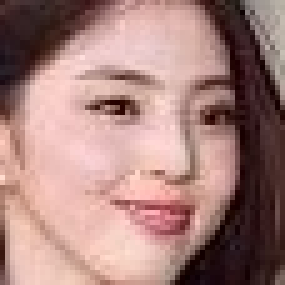
#> input picture results/cut1.jpg, 57 x 57 px (shown 5 times larger); its folder holds only this picture in this run
$ python color_region_cut_test.py
#> lines starting #> are read from the running program, lines starting #| are printed output that depends on the picture; after the words box and inside, x2 and y2 are one past the last pixel; in counts of white or black regions, pixels touching at a corner belong together
import cv2
import os
import numpy as np

cascade_path = 'cascades/haarcascade_frontalface_default.xml'
face_cascade = cv2.CascadeClassifier(cascade_path)
# 이미지 파일이 있는 디렉토리 경로 설정
image_dir = 'results/'

# 디렉토리 내의 모든 파일 목록 가져오기
image_files = [f for f in os.listdir(image_dir) if os.path.isfile(os.path.join(image_dir, f))]

# 이미지를 저장할 리스트 초기화
images = []

# 이미지 파일들을 읽어서 리스트에 저장
for image_file in image_files:
    if image_file.lower().endswith(('.png', '.jpg', '.jpeg', '.bmp', '.gif')):
        image_path = os.path.join(image_dir, image_file)
        OriginalImage = cv2.imread(image_path)
#> OriginalImage is the input picture: shape (57, 57, 3); mean B, G, R 124.6, 129.8, 166.7
        if OriginalImage is not None:
            images.append(OriginalImage)

# images 리스트에는 "img" 폴더 내의 모든 이미지가 저장됩니다.
i = 0
# loading the test image
lower = np.array([0,133,77], dtype = np.uint8)
upper = np.array([255,173,127], dtype = np.uint8)
for image in images:
  i = i + 1
  face_img_ycrcb = cv2.cvtColor(image, cv2.COLOR_BGR2YCrCb)
  skin_msk = cv2.inRange(face_img_ycrcb, lower, upper)
  skin = cv2.bitwise_and(image, image, mask = skin_msk)
  save_path = f"colorRegionResults/test{i}.jpg"
  cv2.imwrite(save_path, skin)
#> this loop made 1 pass
#> (i, save_path) on pass 1: (1, 'colorRegionResults/test1.jpg')
#> pass 1, `skin_msk = cv2.inRange(face_img_ycrcb, lower, upper)`:
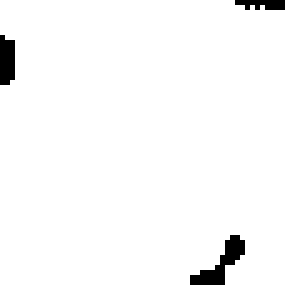
#> skin_msk: shape (57, 57) (shown 5 times larger); 97.4% white; 3 black regions (1 under 20 px), largest, box (x1, y1, x2, y2) and area: (38, 47, 49, 57) 42, (0, 7, 3, 17) 27
#> pass 1, `skin = cv2.bitwise_and(image, image, mask = skin_msk)`:
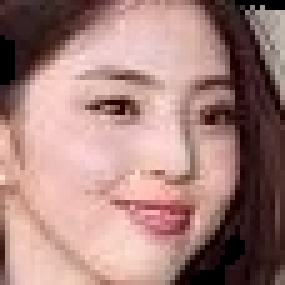
#> skin: shape (57, 57, 3) (shown 5 times larger); mean B, G, R 123.5, 128.7, 165.2
#> after the loop, i = 1

$ run again, on results/cut2.jpg
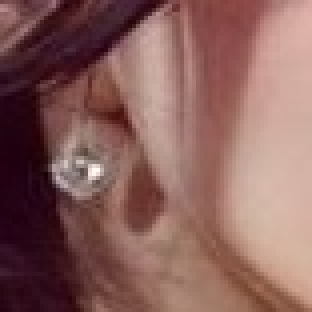
#> input picture results/cut2.jpg, 78 x 78 px (shown 4 times larger)
#> OriginalImage is the input picture: shape (78, 78, 3); mean B, G, R 91.6, 96.2, 136.5
#> the loop `for image in images:` made 1 pass
#> (i, save_path) on pass 1: (1, 'colorRegionResults/test1.jpg')
#> pass 1, `skin_msk = cv2.inRange(face_img_ycrcb, lower, upper)`:
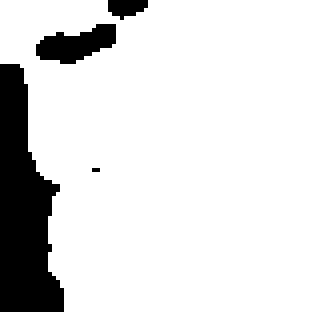
#> skin_msk: shape (78, 78) (shown 4 times larger); 86.6% white; 4 black regions (1 under 20 px), largest, box (x1, y1, x2, y2) and area: (0, 16, 16, 78) 657, (9, 6, 29, 16) 123, (27, 0, 37, 5) 36
#> pass 1, `skin = cv2.bitwise_and(image, image, mask = skin_msk)`:
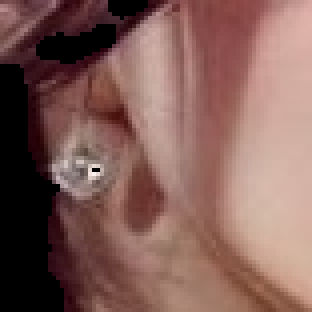
#> skin: shape (78, 78, 3) (shown 4 times larger); mean B, G, R 87.9, 94.5, 130.3
#> after the loop `for image in images:`: i = 1

$ run again, on results/cut3.jpg
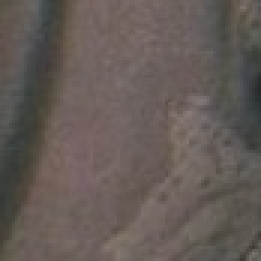
#> input picture results/cut3.jpg, 87 x 87 px (shown 3 times larger)
#> OriginalImage is the input picture: shape (87, 87, 3); mean B, G, R 86.4, 91.1, 100.4
#> the loop `for image in images:` made 1 pass
#> (i, save_path) on pass 1: (1, 'colorRegionResults/test1.jpg')
#> pass 1, `skin_msk = cv2.inRange(face_img_ycrcb, lower, upper)`:
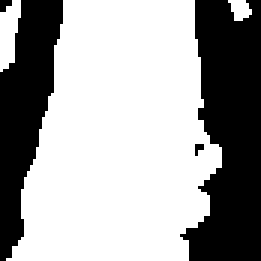
#> skin_msk: shape (87, 87) (shown 3 times larger); 64.1% white; 4 black regions (2 under 20 px), largest, box (x1, y1, x2, y2) and area: (60, 0, 87, 87) 1675, (0, 0, 21, 87) 1021
#> pass 1, `skin = cv2.bitwise_and(image, image, mask = skin_msk)`:
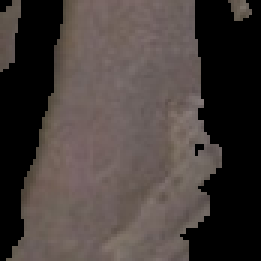
#> skin: shape (87, 87, 3) (shown 3 times larger); mean B, G, R 59.1, 62.1, 70.6
#> after the loop `for image in images:`: i = 1

$ run again, on results/cut4.jpg
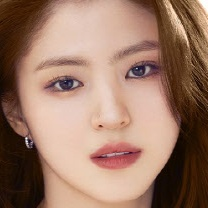
#> input picture results/cut4.jpg, 208 x 208 px
#> OriginalImage is the input picture: shape (208, 208, 3); mean B, G, R 103.1, 121, 155.6
#> the loop `for image in images:` made 1 pass
#> (i, save_path) on pass 1: (1, 'colorRegionResults/test1.jpg')
#> pass 1, `skin_msk = cv2.inRange(face_img_ycrcb, lower, upper)`:
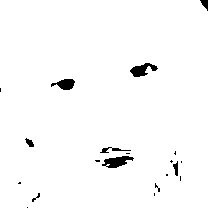
#> skin_msk: shape (208, 208); 97.9% white; 20 black regions (12 under 20 px), largest, box (x1, y1, x2, y2) and area: (102, 156, 134, 168) 224, (130, 63, 158, 77) 206, (51, 79, 75, 90) 165
#> after the loop `for image in images:`: i = 1

$ run again, on results/cut10.jpg
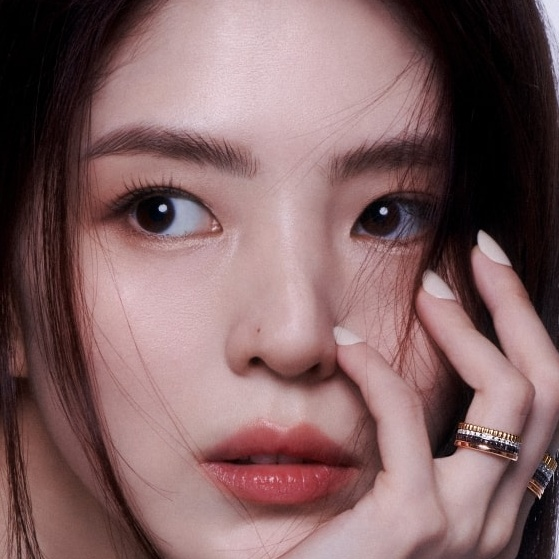
#> input picture results/cut10.jpg, 559 x 559 px
#> OriginalImage is the input picture: shape (559, 559, 3); mean B, G, R 100, 98.7, 129.3
#> the loop `for image in images:` made 1 pass
#> (i, save_path) on pass 1: (1, 'colorRegionResults/test1.jpg')
#> pass 1, `skin_msk = cv2.inRange(face_img_ycrcb, lower, upper)`:
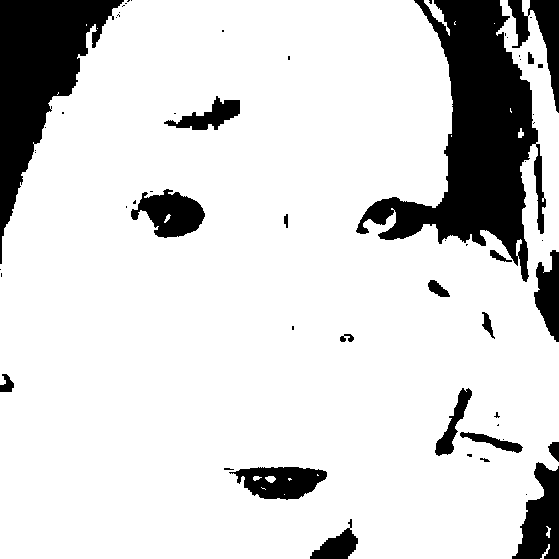
#> skin_msk: shape (559, 559); 84.3% white; 59 black regions (38 under 20 px), largest, box (x1, y1, x2, y2) and area: (356, 0, 546, 282) 21329, (0, 0, 124, 264) 12764, (512, 462, 559, 559) 2753
#> pass 1, `skin = cv2.bitwise_and(image, image, mask = skin_msk)`:
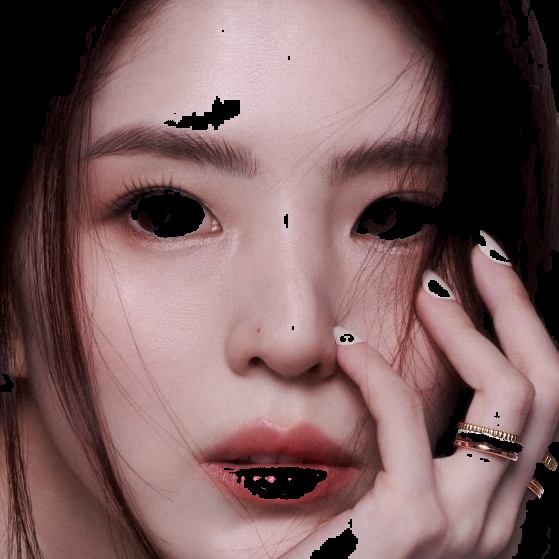
#> skin: shape (559, 559, 3); mean B, G, R 95, 94.3, 123.3
#> after the loop `for image in images:`: i = 1
